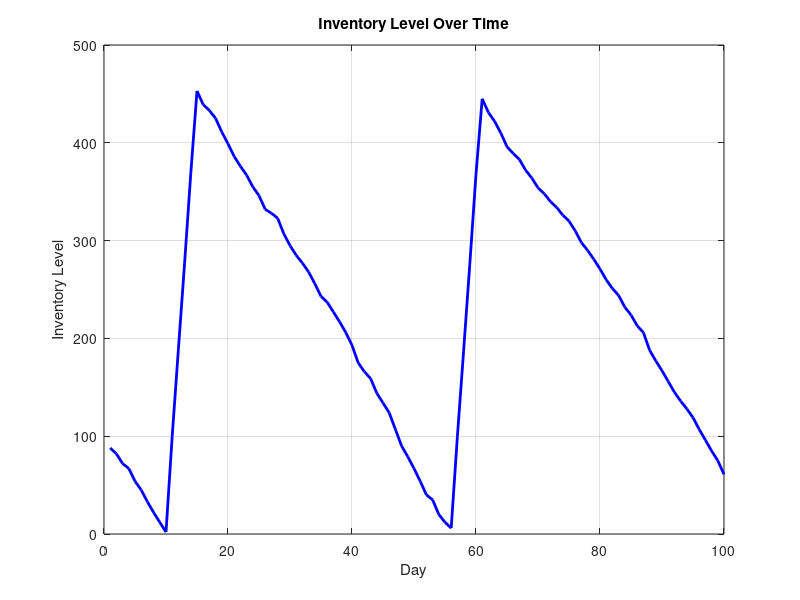

Source code (MATLAB):
clc; clear; close all;
numDays = 100;               
initialInventory = 100;     
reorderPoint = 50;           
orderQuantity = 100;        
leadTime = 5;                
demandMean = 10;             
holdingCostPerUnit = 1;
orderingCost = 50;
shortageCostPerUnit = 5;
inventoryLevel = zeros(1, numDays);
inventory = initialInventory;
onOrder = 0;
orders = [];
demandHistory = zeros(1, numDays);
costTotal = 0;
shortage = 0;

for day = 1:numDays
    demand = poissrnd(demandMean);
    demandHistory(day) = demand;

    if inventory >= demand
        inventory = inventory - demand;
    else
        shortage = shortage + (demand - inventory);
        inventory = 0;
    end
    
    if ~isempty(orders) && orders(1,1) == day
        inventory = inventory + orders(1,2);
        orders(1,:) = []; 
    end
    
    if inventory < reorderPoint && onOrder == 0
        orders = [orders; day + leadTime, orderQuantity];
        costTotal = costTotal + orderingCost;
        onOrder = 1;
    end
    
    if isempty(orders) || orders(1,1) > day
        onOrder = 0;
    end
    costTotal = costTotal + inventory * holdingCostPerUnit;
    inventoryLevel(day) = inventory;
end

costTotal = costTotal + shortage * shortageCostPerUnit;

fprintf('Total Cost: $%.2f\n', costTotal);
fprintf('Total Shortage Units: %d\n', shortage);

figure;
plot(1:numDays, inventoryLevel, '-b', 'LineWidth', 2);
xlabel('Day');
ylabel('Inventory Level');
title('Inventory Level Over Time');
grid on;
